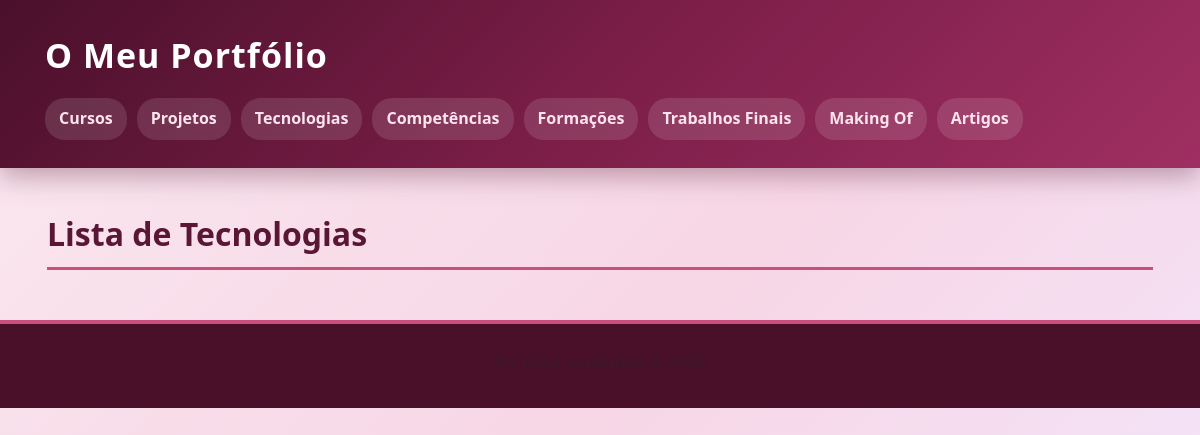
Before: /tecnologias/ with the older database file.
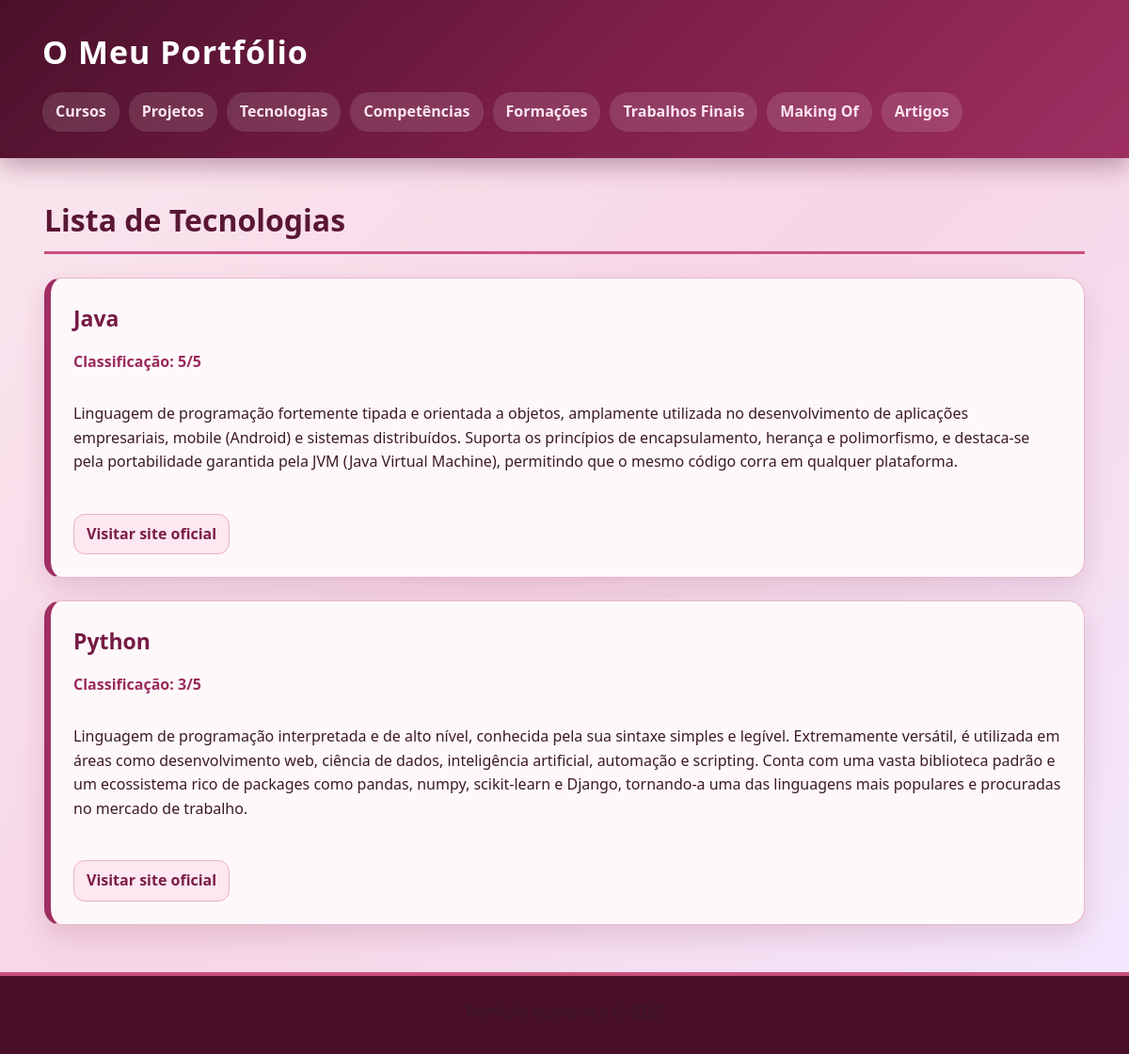
After: the same page with the newer database file.
### portfolio/models.py (models this page shows, shortened)
class Tecnologia(models.Model):
    nome = models.CharField(max_length=100)
    classificacao = models.IntegerField()
    descricao = models.TextField()
    logo = models.ImageField(upload_to="fotos_tecnologia/", blank=True)
    formacao = models.ManyToManyField(Formacao, blank=True, related_name="tecnologias")

### portfolio/views.py (the view)
# urls.py: path("tecnologias/", views.tecnologias_view, name="tecnologias"),
def tecnologias_view(request):
    tecnologias = Tecnologia.objects.prefetch_related("formacao")
    context = {
        "tecnologias": tecnologias,
        "gestor": is_gestor(request.user)
    }
    return render(request, "portfolio/tecnologias.html", context)

### portfolio/views.py (called while the page is built)
def is_gestor(user):
    return user.groups.filter(name="gestor-portfolio").exists()

### portfolio/templates/portfolio/tecnologias.html (shortened to what this page needs)
{% extends "portfolio/base.html" %}
{% block content %}
<h2>Lista de Tecnologias</h2>
<section>
    {% for tecnologia in tecnologias %}
        <article>
            <h3>{{ tecnologia.nome }}</h3>
            <h4>Classificação: {{ tecnologia.classificacao }}/5</h4>
            <br>
            <p>{{ tecnologia.descricao }}</p>
            <br>
            <a href="{{ tecnologia.site_oficial }}" target="_blank">Visitar site oficial</a>
        </article>
    {% endfor %}
</section>
{% endblock %}

Changed rows visible on the page:
added Tecnologia: nome "Java", classificacao "5", descricao "Linguagem de programação fortemente tipada e orientada a objetos, amplamente utilizada no desenvolvimento de aplicações empresariais, mobile (Android) e sistemas distribuídos. Suporta os princípios de encapsulamento, herança e polimorfismo, e destaca-se pela portabilidade garantida pela JVM (Java Virtual Machine), permitindo que o mesmo código corra em qualquer plataforma."
added Tecnologia: nome "Python", classificacao "3", descricao "Linguagem de programação interpretada e de alto nível, conhecida pela sua sintaxe simples e legível. Extremamente versátil, é utilizada em áreas como desenvolvimento web, ciência de dados, inteligência artificial, automação e scripting. Conta com uma vasta biblioteca padrão e um ecossistema rico de packages como pandas, numpy, scikit-learn e Django, tornando-a uma das linguagens mais populares e procuradas no mercado de trabalho."
